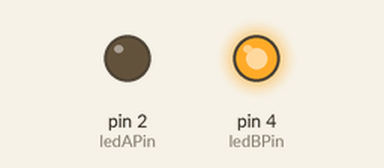
This sketch was run on a simulated Arduino Uno, built with avr-gcc and run on an emulated ATmega328P. Shown: output pins drawn as LEDs (lit = HIGH). What the sketch prints to the serial monitor is not drawn.

Above: at 0.6 s.
At 2.5 s:
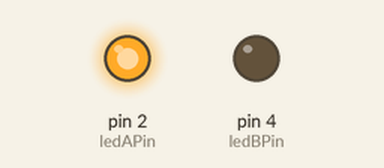
Timing chart, 0 to 6.7 s (numbered marks = the images above):
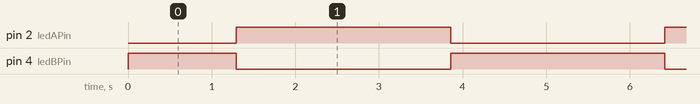

The sketch:

ex06.ino
```cpp
const int ledAPin = 2;        // LED_A 引脚
const int ledBPin = 4;        // LED_B 引脚

int pwmValue = 0;              // 当前PWM值：0 → 255 → 0 循环
int step = 1;                  // 步长（值越小过渡越平滑细腻）

void setup() {
  Serial.begin(115200);

  // 初始化两个LED引脚为输出模式
  pinMode(ledAPin, OUTPUT);
  pinMode(ledBPin, OUTPUT);

  // 初始状态：LED_A熄灭，LED_B点亮
  analogWrite(ledAPin, 0);
  analogWrite(ledBPin, 255);

  Serial.println("=================================");
  Serial.println("  警车双闪灯效已启动");
  Serial.println("  LED_A (GPIO12) ↔ LED_B (GPIO13)");
  Serial.println("  反相PWM交替渐变闪烁");
  Serial.println("=================================");
}

void loop() {
  // ===== 1. 输出反相PWM =====
  // LED_A 亮度 = pwmValue (0→255渐亮)
  // LED_B 亮度 = 255 - pwmValue (255→0渐暗)
  // 两者始终保持反相关系
  analogWrite(ledAPin, pwmValue);
  analogWrite(ledBPin, 255 - pwmValue);

  // ===== 2. 更新PWM值（三角波） =====
  pwmValue += step;

  // 到达边界时反转方向
  if (pwmValue >= 255) {
    pwmValue = 255;
    step = -step;        // 改为递减
  } else if (pwmValue <= 0) {
    pwmValue = 0;
    step = -step;        // 改为递增
  }

  delay(10);

  static unsigned long lastPrintTime = 0;
  if (millis() - lastPrintTime > 500) {
    lastPrintTime = millis();
    Serial.print("PWM: ");
    Serial.print(pwmValue);
    Serial.print("  |  LED_A: ");
    Serial.print(pwmValue);
    Serial.print("  |  LED_B: ");
    Serial.println(255 - pwmValue);
  }
}
```

Measured:
- by itself, pin 2 (ledAPin), pin 4 (ledBPin): alternates HIGH for 2.6 s and LOW for 2.6 s
